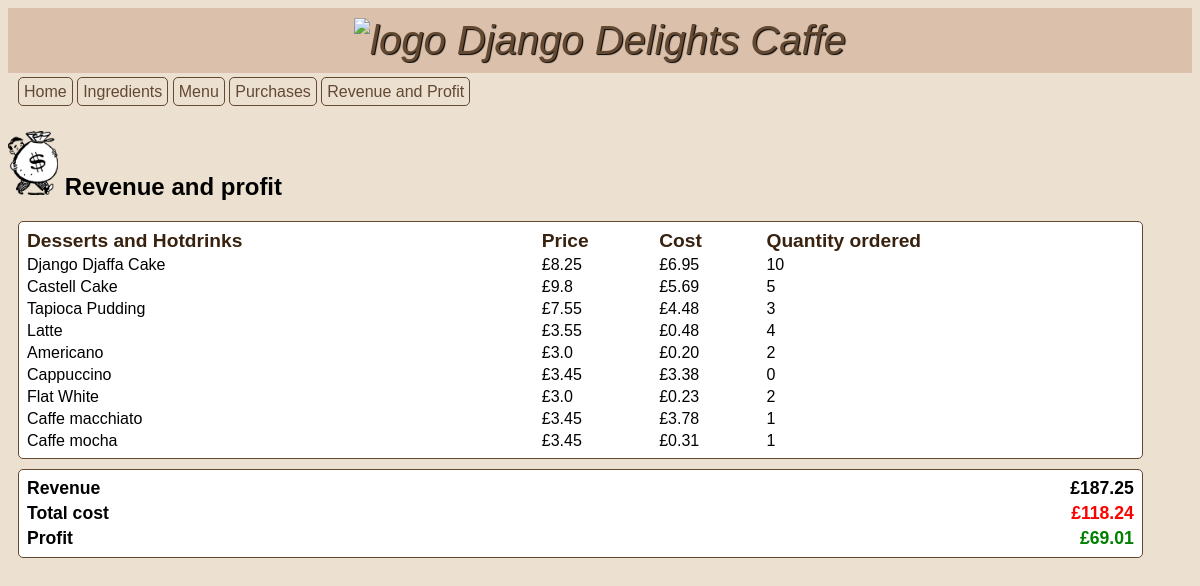
/profit/list, run on the app's committed database.
### inventory/models.py (models this page shows, shortened)
class MenuItem(models.Model):
  title = models.CharField(max_length=50, verbose_name="Menu Item")
  price = models.FloatField(default=0.0, verbose_name="Price")
  image  = models.ImageField(blank=True, upload_to="static/inventory")

### inventory/views.py (the view)
# urls.py: path('profit/list', views.ProfitView.as_view(), name='profit'),
class ProfitView(TemplateView):
    template_name = "inventory/profit.html"
    def get_context_data(self, **kwargs):
        context = super().get_context_data(**kwargs)
        context["ingredients"] = Ingredient.objects.all()
        menu = MenuItem.objects.all()
        context["menu"] = menu
        context["recipes"] = RecipeRequirement.objects.all()
        context["purchases"] = Purchase.objects.all()
        revenue = Purchase.objects.aggregate(
            revenue=Sum("menu_item__price"))["revenue"]
        total_cost = 0
        for purchase in Purchase.objects.all():
            for recipe_requirement in purchase.menu_item.reciperequirement_set.all():
                total_cost += recipe_requirement.ingredient.unit_price * recipe_requirement.quantity
        context["revenue"] = revenue
        context["total_cost"] = total_cost
        context["profit"] = revenue - total_cost
        item_cost = [item.reciperequirement_set.aggregate(cost=Sum(F('quantity') * F('ingredient__unit_price'))) for item in MenuItem.objects.all()]
        context['item_cost'] = item_cost
        purchase_count = [item.purchase_set.aggregate(total=Count('menu_item')) for item in MenuItem.objects.all()]
        context['purchase_count'] = purchase_count
        item_report = zip(purchase_count, item_cost, menu)
        context['item_report'] = item_report
        return context

### inventory/templates/inventory/profit.html (shortened to what this page needs)
{% extends 'base.html' %} {% load static %}  {% block content %}
<h2>
  <img
    src="{% static 'inventory/profit.png' %}"
    alt="ingredient"
    width="50px"
  />
  Revenue and profit
</h2>
<table>
  <thead>
    <tr class="table-heading">
      <th>Desserts and Hotdrinks</th>
      <th>Price</th>
      <th>Cost</th>
      <th>Quantity ordered</th>
    </tr>
  </thead>
  <tbody>
    {% for purchase, item, menu_item in item_report %}
    <tr class="table-content">
      <td>{{ menu_item.title }}</td>
      <td>£{{ menu_item.price }}</td>
      <td>£{{ item.cost|floatformat:2 }}</td>
      <td>{{ purchase.total }}</td>
    </tr>
    {% endfor %}
  </tbody>
</table>
<table class="report">
  <tr>
    <td class="report-metrix">Revenue</td>
    <td id="revenue">£{{ revenue|floatformat:2 }}</td>
  </tr>
  <tr>
    <td class="report-metrix">Total cost</td>
    <td id="cost">£{{ total_cost|floatformat:2 }}</td>
  </tr>
  <tr>
    <td class="report-metrix">Profit</td>
    <td id="profit">£{{ profit|floatformat:2 }}</td>
  </tr>
</table>
{% endblock %}

### inventory/static/inventory/style.css (style rules this page uses)
body { font-family: Arial, Helvetica, sans-serif; background-color: #ece0d1; }
table { background-color: white; text-align: left; border: 1px; border-style: solid; border-color: #634832; border-radius: 5px; width: 95%; margin: 10px; padding: 5px; }
thead { color: #38220f; font-size: 1.2em; text-align: left; padding: 10px; border-style: solid; border-color: #634832; }
tbody { padding: 3px; }
.report { font-size: 1.1em; font-weight: bold; }
#revenue { text-align: right; }
#cost { color: red; text-align: right; }
#profit { color: green; text-align: right; }

### data on the page
MenuItem: title "Django Djaffa Cake", price "8.25", cost "6.95", total "10"
MenuItem: title "Castell Cake", price "9.8", cost "5.69", total "5"
MenuItem: title "Tapioca Pudding", price "7.55", cost "4.48", total "3"
MenuItem: title "Latte", price "3.55", cost "0.48", total "4"
MenuItem: title "Americano", price "3.0", cost "0.20", total "2"
MenuItem: title "Cappuccino", price "3.45", cost "3.38", total "0"
MenuItem: title "Flat White", price "3.0", cost "0.23", total "2"
MenuItem: title "Caffe macchiato", price "3.45", cost "3.78", total "1"
MenuItem: title "Caffe mocha", price "3.45", cost "0.31", total "1"

### other printed values
{{ revenue|floatformat:2 }} "187.25"
{{ total_cost|floatformat:2 }} "118.24"
{{ profit|floatformat:2 }} "69.01"
